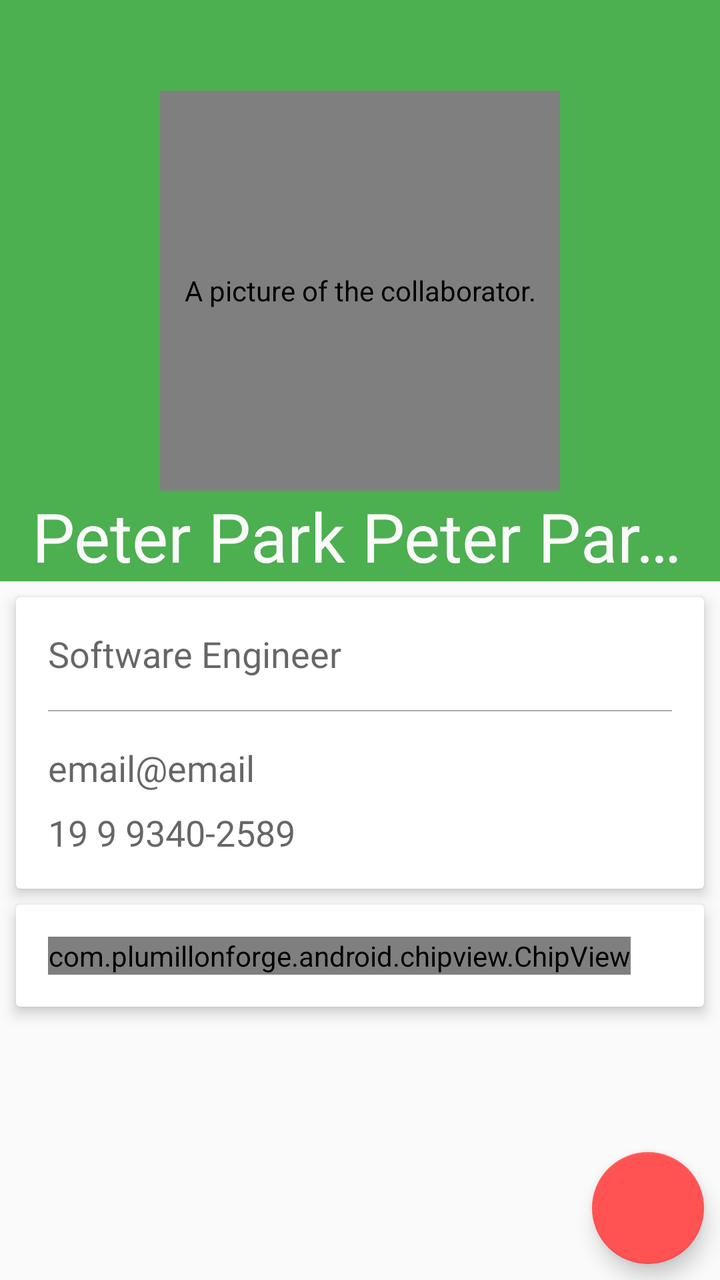
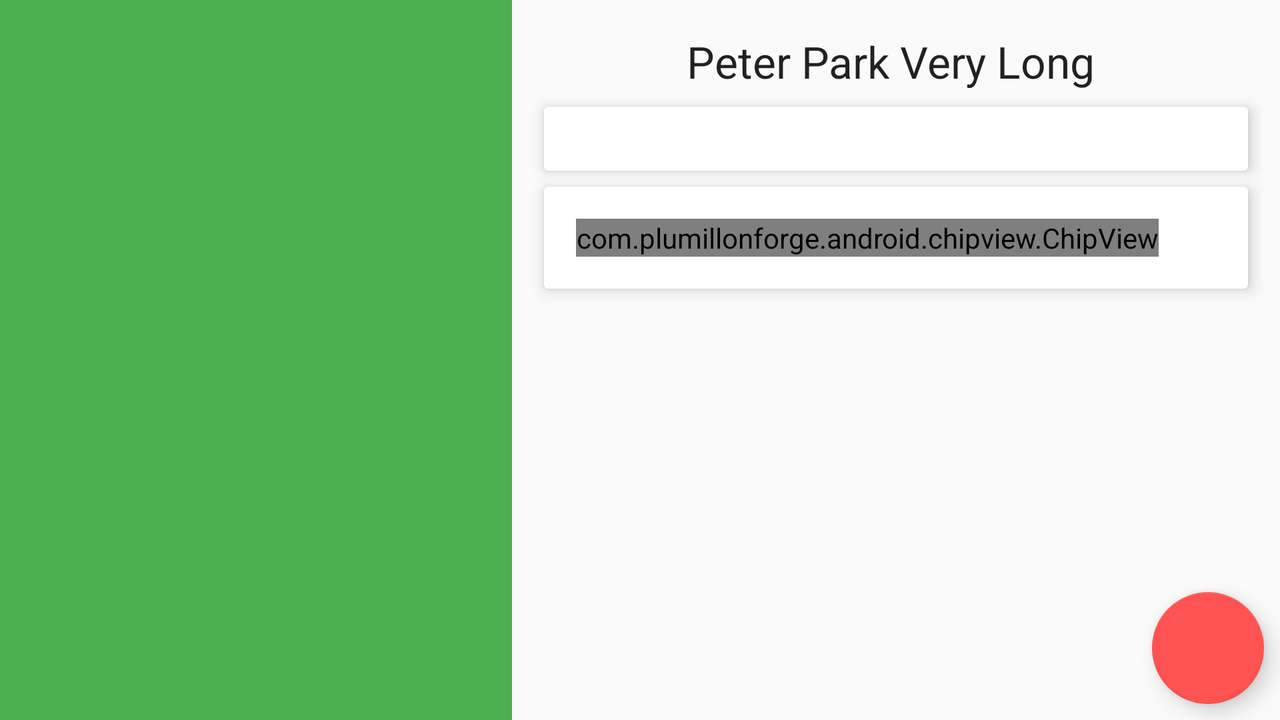

Two renders of one Android screen. The first uses the default layout on a phone; the second uses the alternative layout the repository ships for a different screen configuration, on a matching device. The two XML files are below.
<!-- AndroidManifest.xml: application theme AppTheme -->
<!-- res/layout/activity_collaborator.xml -->
<?xml version="1.0" encoding="utf-8"?>
<FrameLayout
    xmlns:android="http://schemas.android.com/apk/res/android"
    xmlns:app="http://schemas.android.com/apk/res-auto"
    xmlns:tools="http://schemas.android.com/tools"
    android:layout_width="match_parent"
    android:layout_height="match_parent"
    tools:context=".ui.collaborator.CollaboratorActivity">

    <ScrollView
        android:layout_width="match_parent"
        android:layout_height="match_parent">

        <android.support.constraint.ConstraintLayout
            android:layout_width="match_parent"
            android:layout_height="wrap_content">

            <android.support.constraint.ConstraintLayout
                android:id="@+id/pic_container_imageview"
                android:layout_width="match_parent"
                android:layout_height="wrap_content"
                android:background="@color/colorPrimary"
                app:layout_constraintLeft_toLeftOf="parent"
                app:layout_constraintRight_toRightOf="parent">

                <study.pmoreira.skillmanager.ui.customview.RoundedImageView
                    android:id="@+id/collab_pic_imageview"
                    android:layout_width="@dimen/collaborator_pic_dimen"
                    android:layout_height="@dimen/collaborator_pic_dimen"
                    android:contentDescription="@string/collab_image_content_description"
                    android:transitionName="@string/transition_collab"
                    app:layout_constraintBottom_toBottomOf="parent"
                    app:layout_constraintLeft_toLeftOf="parent"
                    app:layout_constraintRight_toRightOf="parent"
                    app:layout_constraintTop_toTopOf="parent"
                    tools:src="@drawable/collaborator_placeholder"/>

                <TextView
                    android:id="@+id/collab_name_textview"
                    style="@style/TextAppearance.AppCompat.Display1"
                    android:layout_width="wrap_content"
                    android:layout_height="wrap_content"
                    android:ellipsize="end"
                    android:maxLines="1"
                    android:paddingEnd="@dimen/default_margin2x"
                    android:paddingStart="@dimen/default_margin2x"
                    android:textColor="#FAFAFA"
                    app:layout_constraintLeft_toLeftOf="parent"
                    app:layout_constraintRight_toRightOf="parent"
                    app:layout_constraintTop_toBottomOf="@id/collab_pic_imageview"
                    tools:text="Peter Park Peter Park Peter Park "/>

            </android.support.constraint.ConstraintLayout>

            <android.support.v7.widget.CardView
                android:id="@+id/info_cardview"
                android:layout_width="0dp"
                android:layout_height="wrap_content"
                android:layout_margin="@dimen/default_margin"
                android:layout_marginStart="8dp"
                android:layout_marginTop="8dp"
                android:clickable="true"
                android:focusable="true"
                android:foreground="?selectableItemBackground"
                app:cardCornerRadius="@dimen/cardRadius"
                app:cardElevation="@dimen/cardElevation"
                app:cardPreventCornerOverlap="false"
                app:layout_constraintLeft_toLeftOf="parent"
                app:layout_constraintRight_toRightOf="parent"
                app:layout_constraintTop_toBottomOf="@id/pic_container_imageview">

                <android.support.constraint.ConstraintLayout
                    android:layout_width="wrap_content"
                    android:layout_height="wrap_content"
                    android:layout_margin="@dimen/default_margin2x">

                    <TextView
                        android:id="@+id/collab_role_textview"
                        style="@style/TextAppearance.AppCompat.Medium"
                        android:layout_width="wrap_content"
                        android:layout_height="wrap_content"
                        app:layout_constraintLeft_toLeftOf="parent"
                        app:layout_constraintTop_toTopOf="parent"
                        tools:text="Software Engineer"/>

                    <View
                        android:id="@+id/divider"
                        android:layout_width="wrap_content"
                        android:layout_height="0.5dp"
                        android:layout_marginTop="@dimen/default_margin2x"
                        android:background="@drawable/line_divider"
                        app:layout_constraintLeft_toLeftOf="@id/collab_role_textview"
                        app:layout_constraintTop_toBottomOf="@id/collab_role_textview"/>

                    <TextView
                        android:id="@+id/collab_email_textview"
                        style="@style/TextAppearance.AppCompat.Medium"
                        android:layout_width="wrap_content"
                        android:layout_height="wrap_content"
                        android:layout_marginTop="@dimen/default_margin2x"
                        app:layout_constraintLeft_toLeftOf="@id/collab_role_textview"
                        app:layout_constraintTop_toBottomOf="@id/divider"
                        tools:text="email@email"/>

                    <TextView
                        android:id="@+id/collab_phone_textview"
                        style="@style/TextAppearance.AppCompat.Medium"
                        android:layout_width="wrap_content"
                        android:layout_height="wrap_content"
                        android:layout_marginTop="@dimen/default_margin"
                        app:layout_constraintLeft_toLeftOf="@id/collab_email_textview"
                        app:layout_constraintTop_toBottomOf="@id/collab_email_textview"
                        tools:text="19 9 9340-2589"/>

                </android.support.constraint.ConstraintLayout>

            </android.support.v7.widget.CardView>

            <ProgressBar
                android:id="@+id/progressbar"
                android:layout_width="wrap_content"
                android:layout_height="wrap_content"
                android:layout_centerInParent="true"
                android:layout_margin="@dimen/default_margin"
                android:indeterminate="true"
                android:visibility="gone"
                app:layout_constraintLeft_toLeftOf="parent"
                app:layout_constraintRight_toRightOf="parent"
                app:layout_constraintTop_toBottomOf="@id/info_cardview"/>

            <android.support.v7.widget.CardView
                android:id="@+id/skill_cardview"
                android:layout_width="0dp"
                android:layout_height="wrap_content"
                android:layout_margin="@dimen/default_margin"
                android:layout_marginStart="8dp"
                android:layout_marginTop="8dp"
                android:clickable="true"
                android:focusable="true"
                android:foreground="?selectableItemBackground"
                app:cardCornerRadius="@dimen/cardRadius"
                app:cardElevation="@dimen/cardElevation"
                app:cardPreventCornerOverlap="false"
                app:layout_constraintLeft_toLeftOf="parent"
                app:layout_constraintRight_toRightOf="parent"
                app:layout_constraintTop_toBottomOf="@id/info_cardview">

                <com.plumillonforge.android.chipview.ChipView
                    android:id="@+id/chip_view"
                    android:layout_width="wrap_content"
                    android:layout_height="wrap_content"
                    android:layout_margin="@dimen/default_margin2x"
                    app:chip_background="@color/colorPrimary"
                    app:chip_background_selected="@color/colorPrimary"/>

            </android.support.v7.widget.CardView>

            <View
                android:layout_width="wrap_content"
                android:layout_height="wrap_content"
                android:layout_margin="@dimen/default_margin2x"
                android:visibility="invisible"
                app:layout_constraintLeft_toLeftOf="@id/skill_cardview"
                app:layout_constraintTop_toBottomOf="@id/skill_cardview"/>

        </android.support.constraint.ConstraintLayout>

    </ScrollView>

    <android.support.design.widget.FloatingActionButton
        android:id="@+id/collab_fab"
        style="@style/default_fab"
        android:src="@drawable/ic_edit"/>

</FrameLayout>
<!-- resources referenced by this layout -->
<resources>
  <color name="colorPrimary">#4CAF50</color>
  <dimen name="cardElevation">4dp</dimen>
  <dimen name="cardRadius">2dp</dimen>
  <dimen name="collaborator_pic_dimen">200dp</dimen>
  <dimen name="default_margin">8dp</dimen>
  <dimen name="default_margin2x">16dp</dimen>
  <!-- drawable line_divider (drawable) -->
  <?xml version="1.0" encoding="utf-8"?>
  <shape
      xmlns:android="http://schemas.android.com/apk/res/android"
      android:shape="rectangle">
  
      <size
          android:width="0.5dp"
          android:height="0.5dp"/>
  
      <solid android:color="@android:color/darker_gray"/>
  
  </shape>
  <string name="collab_image_content_description">A picture of the collaborator.</string>
  <string name="transition_collab">transition_collab</string>
  <style name="default_fab">
          <item name="android:layout_width">@dimen/default_fab_dimen</item>
          <item name="android:layout_height">@dimen/default_fab_dimen</item>
          <item name="android:layout_gravity">bottom|end</item>
          <item name="android:layout_margin">@dimen/default_margin</item>
      </style>
  <style name="AppTheme" parent="Theme.AppCompat.Light.DarkActionBar">
          <item name="colorPrimary">@color/colorPrimary</item>
          <item name="colorPrimaryDark">@color/colorPrimaryDark</item>
          <item name="colorAccent">@color/colorAccent</item>
      </style>
  <dimen name="default_fab_dimen">56dp</dimen>
  <color name="colorPrimaryDark">#388E3C</color>
  <color name="colorAccent">#FF5252</color>
</resources>
<!-- res/layout-land/activity_collaborator.xml (the repository's variant of the layout above) -->
<!-- drawn on the phone turned sideways -->
<?xml version="1.0" encoding="utf-8"?>
<android.support.constraint.ConstraintLayout
    xmlns:android="http://schemas.android.com/apk/res/android"
    xmlns:app="http://schemas.android.com/apk/res-auto"
    xmlns:tools="http://schemas.android.com/tools"
    android:layout_width="match_parent"
    android:layout_height="match_parent"
    tools:context=".ui.collaborator.CollaboratorActivity">

    <android.support.constraint.Guideline
        android:id="@+id/guideline"
        android:layout_width="wrap_content"
        android:layout_height="wrap_content"
        android:orientation="vertical"
        app:layout_constraintGuide_percent="0.4"/>

    <ImageView
        android:id="@+id/collab_pic_imageview"
        android:layout_width="0dp"
        android:layout_height="0dp"
        android:background="@color/colorPrimary"
        android:contentDescription="@string/collab_image_content_description"
        android:scaleType="centerCrop"
        android:transitionName="@string/transition_collab"
        app:layout_constraintBottom_toBottomOf="parent"
        app:layout_constraintLeft_toLeftOf="parent"
        app:layout_constraintRight_toLeftOf="@+id/guideline"
        app:layout_constraintTop_toTopOf="parent"
        tools:src="@drawable/collaborator_placeholder"/>

    <ScrollView
        android:layout_width="0dp"
        android:layout_height="wrap_content"
        android:layout_margin="@dimen/default_margin"
        app:layout_constraintLeft_toLeftOf="@+id/guideline"
        app:layout_constraintRight_toRightOf="parent"
        app:layout_constraintTop_toTopOf="parent">

        <android.support.constraint.ConstraintLayout
            android:layout_width="match_parent"
            android:layout_height="wrap_content">

            <TextView
                android:id="@+id/collab_name_textview"
                style="@style/TextAppearance.AppCompat.Large"
                android:layout_width="wrap_content"
                android:layout_height="wrap_content"
                android:layout_margin="@dimen/default_margin"
                android:ellipsize="end"
                android:maxLines="1"
                app:layout_constraintLeft_toLeftOf="parent"
                app:layout_constraintRight_toRightOf="parent"
                app:layout_constraintTop_toTopOf="parent"
                tools:text="Peter Park Very Long "/>

            <android.support.v7.widget.CardView
                android:id="@+id/info_cardview"
                android:layout_width="0dp"
                android:layout_height="wrap_content"
                android:layout_margin="@dimen/default_margin"
                android:clickable="true"
                android:focusable="true"
                android:foreground="?selectableItemBackground"
                app:cardCornerRadius="@dimen/cardRadius"
                app:cardElevation="@dimen/cardElevation"
                app:cardPreventCornerOverlap="false"
                app:layout_constraintLeft_toLeftOf="parent"
                app:layout_constraintRight_toRightOf="parent"
                app:layout_constraintTop_toBottomOf="@id/collab_name_textview">

                <android.support.constraint.ConstraintLayout
                    android:layout_width="wrap_content"
                    android:layout_height="wrap_content"
                    android:layout_margin="@dimen/default_margin2x">

                    <TextView
                        android:id="@+id/collab_role_textview"
                        style="@style/TextAppearance.AppCompat.Medium"
                        android:layout_width="wrap_content"
                        android:layout_height="wrap_content"
                        app:layout_constraintLeft_toLeftOf="parent"
                        app:layout_constraintTop_toBottomOf="parent"
                        tools:text="Software Engineer"/>

                    <View
                        android:id="@+id/divider"
                        android:layout_width="wrap_content"
                        android:layout_height="1dp"
                        android:layout_marginTop="@dimen/default_margin2x"
                        android:background="@drawable/line_divider"
                        app:layout_constraintLeft_toLeftOf="@+id/collab_role_textview"
                        app:layout_constraintTop_toBottomOf="@+id/collab_role_textview"/>

                    <TextView
                        android:id="@+id/collab_email_textview"
                        style="@style/TextAppearance.AppCompat.Medium"
                        android:layout_width="wrap_content"
                        android:layout_height="wrap_content"
                        android:layout_marginTop="@dimen/default_margin2x"
                        app:layout_constraintLeft_toLeftOf="@+id/collab_role_textview"
                        app:layout_constraintTop_toBottomOf="@+id/divider"
                        tools:text="email@email"/>

                    <TextView
                        android:id="@+id/collab_phone_textview"
                        style="@style/TextAppearance.AppCompat.Medium"
                        android:layout_width="wrap_content"
                        android:layout_height="wrap_content"
                        android:layout_marginTop="@dimen/default_margin"
                        app:layout_constraintLeft_toLeftOf="@+id/collab_email_textview"
                        app:layout_constraintTop_toBottomOf="@+id/collab_email_textview"
                        tools:text="19 9 9340-2589"/>

                </android.support.constraint.ConstraintLayout>

            </android.support.v7.widget.CardView>

            <ProgressBar
                android:id="@+id/progressbar"
                android:layout_width="wrap_content"
                android:layout_height="wrap_content"
                android:layout_margin="@dimen/default_margin"
                android:indeterminate="true"
                android:visibility="gone"
                app:layout_constraintLeft_toLeftOf="parent"
                app:layout_constraintRight_toRightOf="parent"
                app:layout_constraintTop_toBottomOf="@id/info_cardview"/>

            <android.support.v7.widget.CardView
                android:id="@+id/skill_cardview"
                android:layout_width="0dp"
                android:layout_height="wrap_content"
                android:layout_margin="@dimen/default_margin"
                android:layout_marginStart="8dp"
                android:layout_marginTop="8dp"
                android:clickable="true"
                android:focusable="true"
                android:foreground="?selectableItemBackground"
                app:cardCornerRadius="@dimen/cardRadius"
                app:cardElevation="@dimen/cardElevation"
                app:cardPreventCornerOverlap="false"
                app:layout_constraintLeft_toLeftOf="parent"
                app:layout_constraintRight_toRightOf="parent"
                app:layout_constraintTop_toBottomOf="@id/info_cardview">

                <com.plumillonforge.android.chipview.ChipView
                    android:id="@+id/chip_view"
                    android:layout_width="wrap_content"
                    android:layout_height="wrap_content"
                    android:layout_margin="@dimen/default_margin2x"
                    app:chip_background="@color/colorPrimary"
                    app:chip_background_selected="@color/colorPrimary"/>

            </android.support.v7.widget.CardView>

            <View
                android:layout_width="wrap_content"
                android:layout_height="wrap_content"
                android:layout_margin="@dimen/default_margin2x"
                android:visibility="invisible"
                app:layout_constraintLeft_toLeftOf="@id/skill_cardview"
                app:layout_constraintTop_toBottomOf="@id/skill_cardview"/>

        </android.support.constraint.ConstraintLayout>

    </ScrollView>

    <android.support.design.widget.FloatingActionButton
        android:id="@+id/collab_fab"
        style="@style/default_fab"
        android:layout_width="wrap_content"
        android:layout_height="wrap_content"
        android:src="@drawable/ic_edit"
        app:layout_constraintBottom_toBottomOf="parent"
        app:layout_constraintRight_toRightOf="parent"/>

</android.support.constraint.ConstraintLayout>
<!-- resources referenced by the variant -->
<!-- as the phone turned sideways resolves them -->
<resources>
  <color name="colorPrimary">#4CAF50</color>
  <dimen name="cardElevation">4dp</dimen>
  <dimen name="cardRadius">2dp</dimen>
  <dimen name="default_margin">8dp</dimen>
  <dimen name="default_margin2x">16dp</dimen>
  <!-- drawable line_divider (drawable) -->
  <?xml version="1.0" encoding="utf-8"?>
  <shape
      xmlns:android="http://schemas.android.com/apk/res/android"
      android:shape="rectangle">
  
      <size
          android:width="0.5dp"
          android:height="0.5dp"/>
  
      <solid android:color="@android:color/darker_gray"/>
  
  </shape>
  <string name="collab_image_content_description">A picture of the collaborator.</string>
  <string name="transition_collab">transition_collab</string>
  <style name="default_fab">
          <item name="android:layout_width">@dimen/default_fab_dimen</item>
          <item name="android:layout_height">@dimen/default_fab_dimen</item>
          <item name="android:layout_gravity">bottom|end</item>
          <item name="android:layout_margin">@dimen/default_margin</item>
      </style>
  <style name="AppTheme" parent="Theme.AppCompat.Light.DarkActionBar">
          <item name="colorPrimary">@color/colorPrimary</item>
          <item name="colorPrimaryDark">@color/colorPrimaryDark</item>
          <item name="colorAccent">@color/colorAccent</item>
      </style>
  <dimen name="default_fab_dimen">56dp</dimen>
  <color name="colorPrimaryDark">#388E3C</color>
  <color name="colorAccent">#FF5252</color>
</resources>
